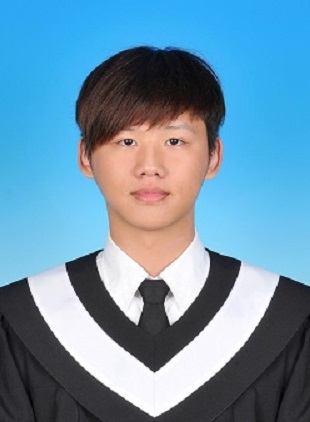
#> input picture Note/Python/OpenCV/4.OpenCV_HaarCascade/Code/izumi.jpg, 310 x 422 px
$ python 1.HaarCascade.py
#> lines starting #> are read from the running program, lines starting #| are printed output that depends on the picture; after the words box and inside, x2 and y2 are one past the last pixel; in counts of white or black regions, pixels touching at a corner belong together
import cv2
import numpy as np


#先確認cascade文件位置，可以替換不同的訓練檔案，去測試出最好的結果。
#臉部偵測
face_Cascade= cv2.CascadeClassifier('haarcascade_frontalface_alt.xml')

#眼睛偵測
eye_cascade = cv2.CascadeClassifier('haarcascade_eye.xml')

#讀取圖片
img = cv2.imread('izumi.jpg')
#> img is the input picture: shape (422, 310, 3); mean B, G, R 169.7, 145.4, 105.5
img_Gray = cv2.cvtColor(img,cv2.COLOR_BGR2GRAY)  #轉灰階
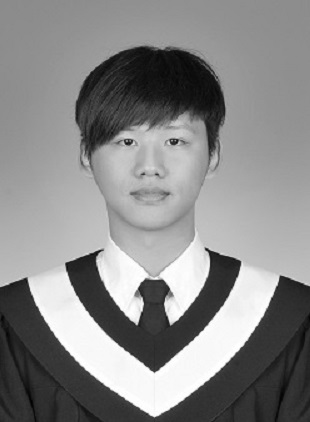
#> img_Gray: shape (422, 310); min 1, max 255, mean 136.2

#眼睛一定長在臉上，所以先偵測臉，再從臉中偵測眼睛較省效能，也不容易出差錯。
#Cascade偵測 (臉部)
faces=face_Cascade.detectMultiScale(img_Gray,
    scaleFactor=1.1,    #縮放比，可以隨著想要偵測的物體大小調整，必須大於1 (>1)
    minNeighbors=3,
    minSize=(20,30),
    flags=cv2.CASCADE_SCALE_IMAGE)
#> faces = [[89, 99, 124, 124]]

print("偵測臉部數量：",len(faces))
#| 偵測臉部數量： 1
print(faces)
#| [[ 89  99 124 124]]

#框列臉部
for(x,y,w,h) in faces:
    cv2.rectangle(img,(x,y),(x+w,y+h),(0,0,255),2)

    eye= eye_cascade.detectMultiScale(img_Gray)
    print("偵測眼睛數量：", len(eye))
    for(eye_X,eye_Y,eye_W,eye_H) in eye:
        cv2.rectangle(img,(eye_X,eye_Y),(eye_X+eye_W,eye_Y+eye_H),(255,0,0),2)
#> this loop made 1 pass
#> (x, y, w, h, eye) on pass 1: (89, 99, 124, 124, [[114, 130, 25, 25], [157, 126, 33, 33]])
#| 偵測眼睛數量： 2
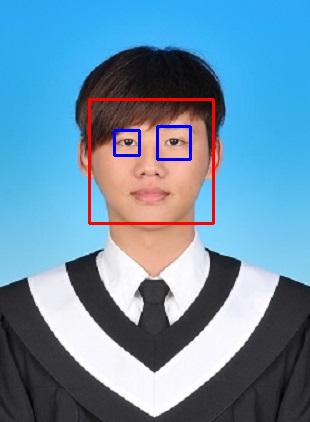
#> img: shape (422, 310, 3); 1.66% of pixels changed, all inside (x1, y1, x2, y2) = (88, 98, 215, 225)


cv2.imshow('image',img)
cv2.waitKey(0)
